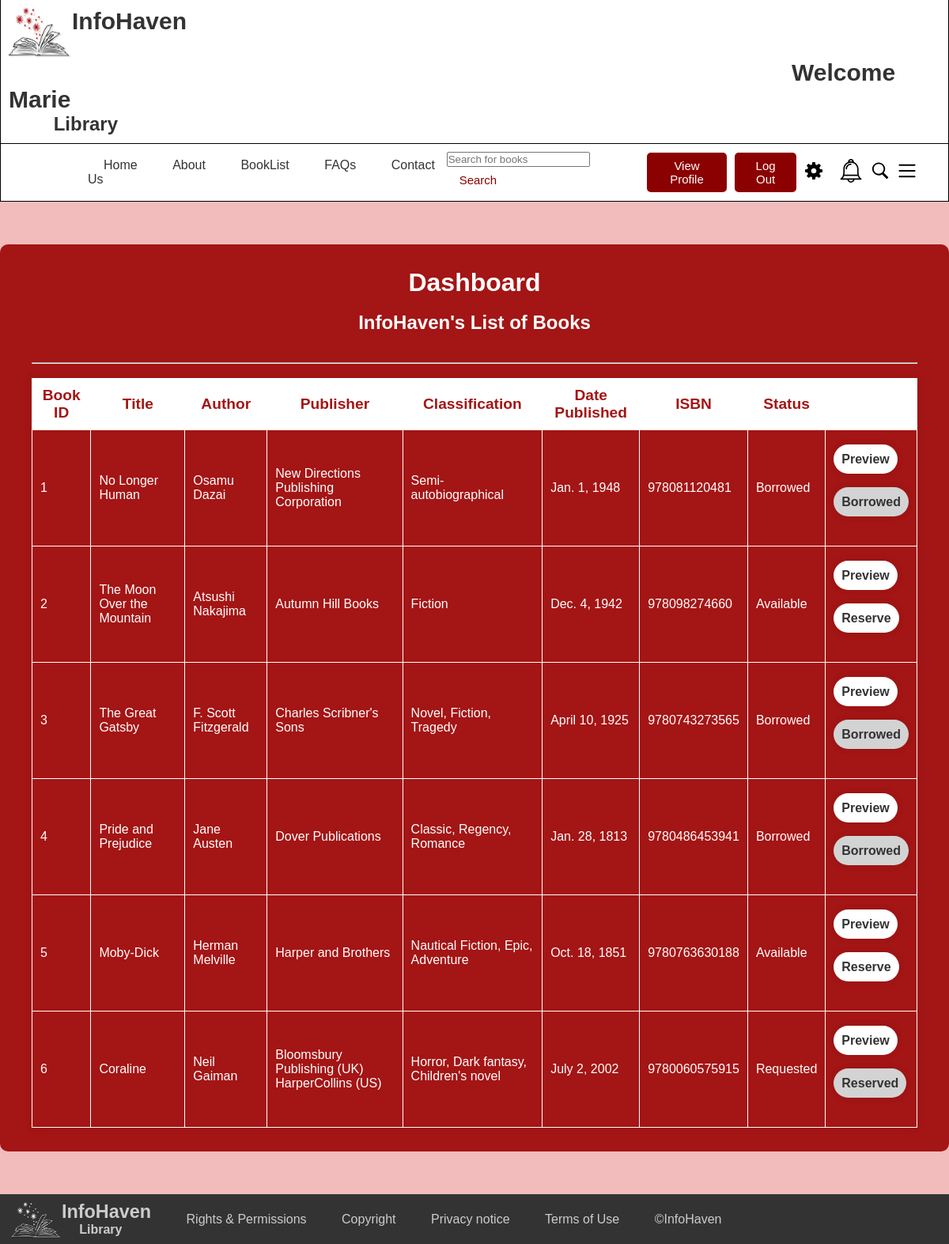
The page /Dashboard (signed in) on the database its author committed.
### InfoHaven_App/models.py (models this page shows, shortened)
class Book(models.Model):
    book_id = models.CharField(primary_key=True, unique=True, max_length=50)
    author_id = models.CharField(max_length=50)
    title = models.CharField(max_length=255)
    summary = models.TextField(null=True, blank=True)
    author = models.CharField(max_length=255)
    publisher = models.CharField(max_length=255)
    classification = models.CharField(max_length=255)
    date_published = models.DateField()
    isbn = models.CharField(max_length=13, unique=True)
    status = models.CharField(max_length=50)
    borrower = models.CharField(max_length=50, blank=True, null=True)

### InfoHaven_App/views.py (the view)
# urls.py: path('Dashboard',views.dashboard,name="Dashboard"),
def dashboard(request):
    books = Book.objects.all()
    context = {
        'books': books,
    }
    return render(request, 'InfoHaven_App/Dashboard.html', context)

### templates/InfoHaven_App/Dashboard.html (shortened to what this page needs)
<!DOCTYPE html>
<html lang="en">
  <head>
      {% load static %}
      <link rel="stylesheet" href="{% static 'styles.css' %}">
  </head>
  <body>
      <header style="padding: 0;">
          <div class="bordering2">
              <img src="{% static 'logo.png' %}" alt="logo" class="logo">
              <h1 class="element" style="padding-left: 10px; padding-top: 10px; font-size: 30px;">
                  InfoHaven
                  {% if request.session.member_type == 0 %}
                      <span style="padding-left: 990px;">Welcome {{ request.session.member_fname }}</span>
                  {% else %}
                      <span style="padding-left: 990px;">Welcome Admin</span>
                  {% endif %}
              </h1>
              <h2 class="element" style="padding-left: 40px; padding-bottom: 10px;">&nbsp;&nbsp;&nbsp;&nbsp;Library</h2>
          </div>
          <nav class="bordering">
              <ul class="menu">
                  <li><a href="/Start_Logged">Home</a></li>
                  <li><a href="/About">About</a></li>
                  {% if request.session.member_type == 0 %}
                      <li><a href="/Dashboard">BookList</a></li>
                  {% else %}
                      <li><a href="/DashboardAdmin">BookList</a></li>
                  {% endif %}
                  <li><a href="#faqs">FAQs</a></li>
                  <li><a href="#contact">Contact Us</a></li>
              </ul>
              <div class="user-actions">
                <form action="{% url 'search_books' %}" method="get">
                  <input type="text" name="search_query" placeholder="Search for books">
                  <button type="submit" style="margin-right: 10px; background-color: #fff; color: darkred;
                      border: none; padding: 8px 16px; cursor: pointer; border-radius: 5px;
                      font-size: 15px;">Search</button>
              </form>
                  <a href="/profile">
                    <button id="sign-in">View Profile</button>
                  </a>
                  <a href="/Logout">
                      <button id="sign-in">Log Out</button>
                  </a>
                  <div id="settings-icon">
                    <img src="{% static 'settings.svg' %}" alt="Settings Icon" id="settings-button">
                </div>
                <div id="notificaiton-icon">
                  <a href="/Notification">
                  <img src="{% static 'notification-bell.svg' %}" alt="Notification Icon">
              </a>
              </div>
                  <div id="search-icon">
                      <a href="/Start_Logged"><img src="{% static 'search.svg' %}" alt="Search Icon"></a>
                  </div>
                  <div id="menu-icon">
                      <img src="{% static 'menu.svg' %}" alt="Menu Icon">
                  </div>
              </div>
          </nav>
      </header>
    <main style="background-color: #F2BCBC; min-height: 120vh;">
      <br><br><br>
      <div class="dbu_wrapper">
        <h1 class="" style="text-align: center;">Dashboard</h1>
        <br>
        <h2 class="" style="text-align: center;">InfoHaven's List of Books</h2>
        <br> <br> <hr>
        <br>
        <div class="row justify-content-center">
          <div class="col-md-12">
            <table class="table table-striped table-bordered table-hover center">
              <thead>
                <tr style="font-size: larger;">
                  <th>Book ID</th>
                  <th>Title</th>
                  <th>Author</th>
                  <th>Publisher</th>
                  <th>Classification</th>
                  <th>Date Published</th>
                  <th>ISBN</th>
                  <th>Status</th>
                  <th> </th>
                </tr>
              </thead>
              <tbody>
                {% for book in books %}
                <tr>
                  <td>{{ book.book_id }}</td>
                  <td>{{ book.title }}</td>
                  <td>{{ book.author }}</td>
                  <td>{{ book.publisher }}</td>
                  <td>{{ book.classification }}</td>
                  <td>{{ book.date_published }}</td>
                  <td>{{ book.isbn }}</td>
                  <td>{{ book.status }}</td>
                  <td>
                  <br>
                  <a href="{% url 'preview_book' book_id=book.book_id %}" class="btn">Preview</a>
                  <br> <br> <br>
                    {% if book.status == "Available" %}
                      <a href="#" class="btn" onclick="borrowBook('{{ book.book_id }}')">Reserve</a>
                    {% elif book.status == "Borrowed" %}
                      <a class="btn" style="pointer-events: none; background-color: lightgray;" disabled>Borrowed</a>
                    {% elif book.status == "Requested" %}
                      <a class="btn" style="pointer-events: none; background-color: lightgray;" disabled>Reserved</a>
                    {% endif %}
                    <br><br><br>
                  </td>
                </tr>
                {% endfor %}
            </tbody>
          </table>
          </div>
        </div>
      </div>
      <br><br><br>
    </main>
    <footer>
      <img src="imglogo2.png" alt="Image logo" style="width: 70px; height: 55px; float: left; margin-top: -5px; margin-left: 8px;">
      <div>
          <div class="library-name">
          <h3 class="element">InfoHaven</h3><h4 class="element" style="font-size:medium;">&nbsp;&nbsp;&nbsp;&nbsp;&nbsp;Library</h4>
      </div>
          <ul class="footer-links">
              <li><a href="#">Rights & Permissions</a></li>
              <li><a href="#">Copyright</a></li>
              <li><a href="#">Privacy notice</a></li>
              <li><a href="#">Terms of Use</a></li>
              <li><a href="#">&#169;InfoHaven</a></li>
          </ul>
      </div>
  </footer>
  </body>
</html>

### static/styles.css (style rules this page uses)
body { font-family: Arial, sans-serif; margin: 0; padding: 0; }
nav { display: flex; justify-content: space-between; align-items: center; margin: 0 auto; padding: 0 20px; }
footer { background-color: #333; color: #CCC; padding: 9px 0; }
.logo { width: 90px; height: 75px; float: left; }
.element { margin: 0; padding: 0; }
.bordering { padding: 10px; border-top: none; border-right: 1px solid black; border-bottom: 1px solid black; border-left: 1px solid black; }
.bordering2 { border-top: none; border-right: 1px solid black; border-bottom: 1px solid black; border-left: 1px solid black; }
.menu { list-style-type: none; padding: 0; margin-left: 100px; }
.menu li { display: inline; margin-left: 20px; margin-right: 20px; }
.menu li a { text-decoration: none; color: #333; }
.user-actions { display: flex; align-items: center; margin-right: 20px; }
.library-name, .footer-links { display: inline-block; vertical-align: middle; margin: 0; }
.library-name { font-size: 20px; margin-right: 20px; }
.footer-links { list-style: none; padding: 0; }
.footer-links li { margin-right: 20px; display: inline; margin-left: 20px ; }
.footer-links a { color: #CCC; text-decoration: none; }
#sign-up, #sign-in { margin-right: 10px; background-color: darkred; color: #fff; border: none; padding: 8px 16px; cursor: pointer; border-radius: 5px; font-size: 15px; }
#search-icon { margin-right: 10px; cursor: pointer; }
#search-icon img { width: 24px; height: 24px; }
#menu-icon { margin-right: 10px; cursor: pointer; }
#menu-icon img { width: 24px; height: 24px; }
* { margin: 0; padding: 0; box-sizing: border-box; font-family: "Poppins", sans-serif; }
body { justify-content: center; align-items: center; min-height: 100vh; background-size: cover; background-position: center; }
header { color: #333; background-color: #fff; padding: 10px 0; }
form { margin-left: auto; margin-right: auto; text-align: left; }
.dbu_wrapper { width: 100%; margin-right: auto; margin-left: auto; background: #a41515; color: #fff; border-radius: 10px; padding: 30px 40px; min-width: 500px; }
.dbu_wrapper .btn { background: #fff; border: none; outline: none; border-radius: 40px; box-shadow: 0 0 10px rgba(0, 0, 0, .1); cursor: pointer; font-size: 16px; color: #333; font-weight: 600; padding: 10px; text-decoration: none; }
.table { width: 100%; border-collapse: collapse; box-shadow: 0px 0px 10px 0px rgba(0,0,0,0.1); }
.table th { background-color: white; color: #a41515; padding: 10px; border: 1px solid white; width: auto; height: auto; }
.table td { padding: 10px; border: 1px solid white; }
.center { margin-left: auto; margin-right: auto; }

### rows shown on the page
Book: book_id "1", title "No Longer Human", author "Osamu Dazai", publisher "New Directions Publishing Corporation", classification "Semi-autobiographical", date_published "Jan. 1, 1948", isbn "978081120481", status "Borrowed"
Book: book_id "2", title "The Moon Over the Mountain", author "Atsushi Nakajima", publisher "Autumn Hill Books", classification "Fiction", date_published "Dec. 4, 1942", isbn "978098274660", status "Available"
Book: book_id "3", title "The Great Gatsby", author "F. Scott Fitzgerald", publisher "Charles Scribner's Sons", classification "Novel, Fiction, Tragedy", date_published "April 10, 1925", isbn "9780743273565", status "Borrowed"
Book: book_id "4", title "Pride and Prejudice", author "Jane Austen", publisher "Dover Publications", classification "Classic, Regency, Romance", date_published "Jan. 28, 1813", isbn "9780486453941", status "Borrowed"
Book: book_id "5", title "Moby-Dick", author "Herman Melville", publisher "Harper and Brothers", classification "Nautical Fiction, Epic, Adventure", date_published "Oct. 18, 1851", isbn "9780763630188", status "Available"
Book: book_id "6", title "Coraline", author "Neil Gaiman", publisher "Bloomsbury Publishing (UK) HarperCollins (US)", classification "Horror, Dark fantasy, Children's novel", date_published "July 2, 2002", isbn "9780060575915", status "Requested", shows "Reserved"

### other values the page prints
{{ request.session.member_fname }} "Marie"
